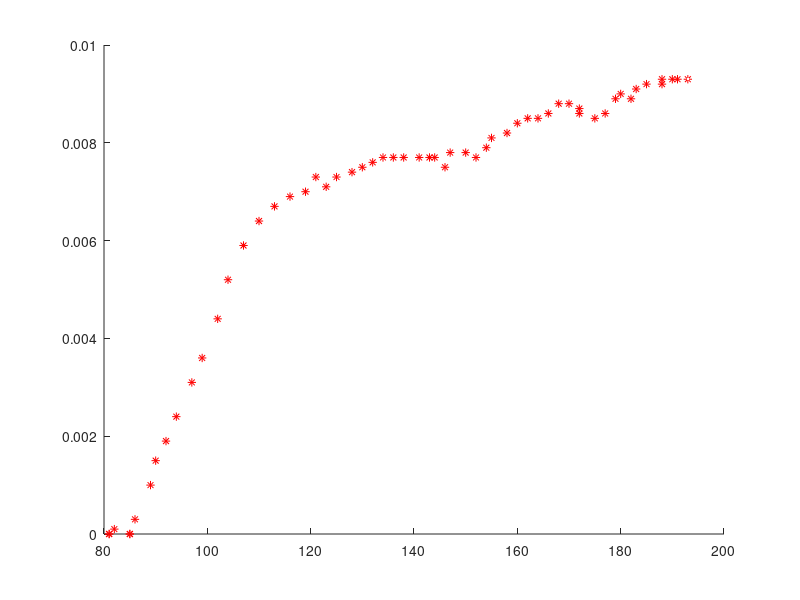

Here is the MATLAB script that generated this plot: (Note: this script raises an error after producing the figure.)
%finds a best fit line for a set of data
%version 2008 19 january
%Brad Schoenrock

clear all;

x= [85;85;81;81;82;86;89;90;92;94;97;99;102;104;107;110;113;116;119;121;
    123;125;128;130;132;134;136;138;141;143;144;146;147;150;152;154;155;
    158;160;162;164;166;168;170;172;172;175;177;179;180;182;183;185;188;
    188;190;191;193;];


y= [0.0000;0.0000;0.0000;0.0000;0.0001;0.0003;0.0010;0.0015;0.0019;0.0024;
0.0031;0.0036;0.0044;0.0052;0.0059;0.0064;0.0067;0.0069;0.0070;0.0073;
0.0071;0.0073;0.0074;0.0075;0.0076;0.0077;0.0077;0.0077;0.0077;0.0077;
0.0077;0.0075;0.0078;0.0078;0.0077;0.0079;0.0081;0.0082;0.0084;0.0085;
0.0085;0.0086;0.0088;0.0088;0.0087;0.0086;0.0085;0.0086;0.0089;0.0090;
0.0089;0.0091;0.0092;0.0092;0.0093;0.0093;0.0093;0.0093;];

figure;
hold on
plot(x,y,'r*');
plot(max(x),max(y),'w.')
plot(max(x),max(y),'w.')
legend('Data',2)
legend('boxoff')
t1='Bismuth trial 1';
t3='Brad Schoenrock '
t0='\newline';
t=[t1,t0,t3,date];
title(t)
xlabel('Temp in K')
ylabel('resistance in Ohms')
